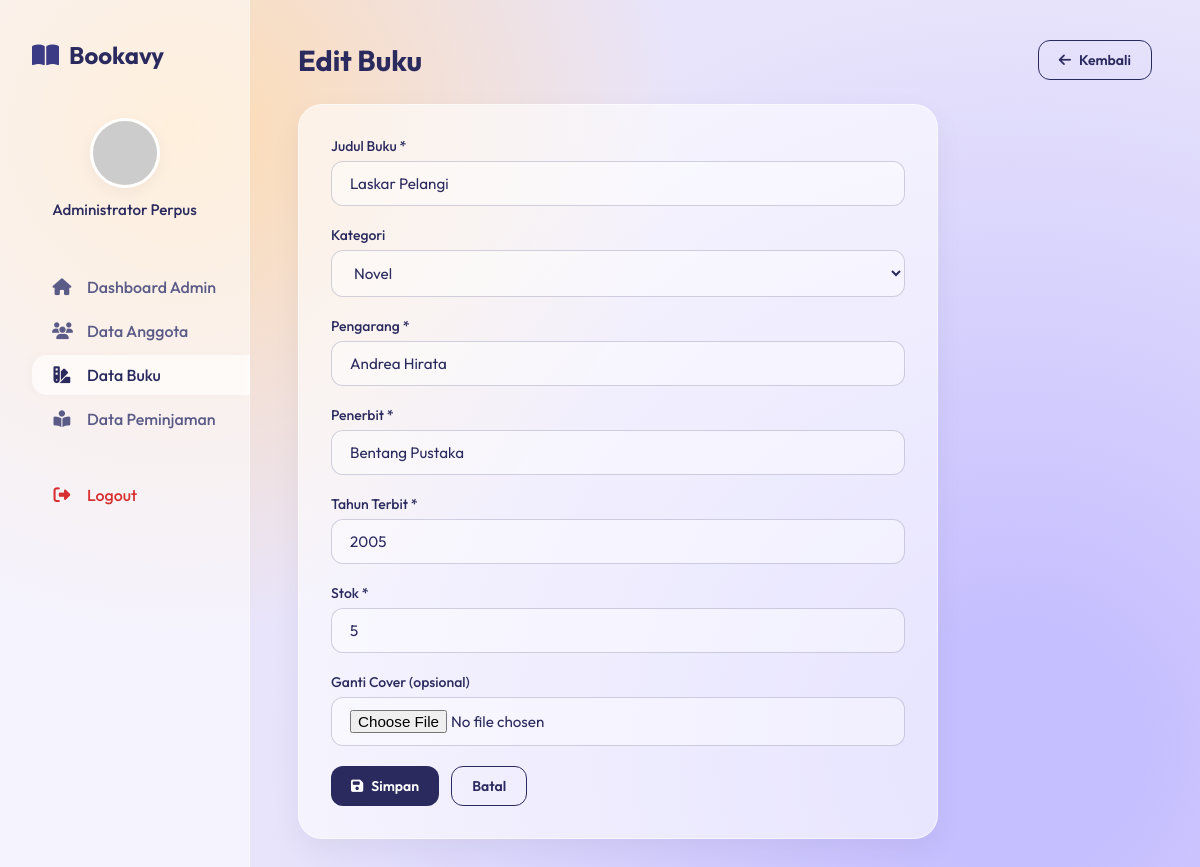
The app's page /?page=buku_edit&id=1 (signed in) with its own data.
### tables this page shows
CREATE TABLE IF NOT EXISTS `buku` (
  `id_buku` INT AUTO_INCREMENT PRIMARY KEY,
  `judul_buku` VARCHAR(255) NOT NULL,
  `kategori` VARCHAR(100) DEFAULT NULL,
  `pengarang` VARCHAR(100) NOT NULL,
  `penerbit` VARCHAR(100) NOT NULL,
  `tahun_terbit` INT NOT NULL,
  `stok` INT NOT NULL,
  `gambar` VARCHAR(255) DEFAULT NULL
);

### auth.php (called while the page is built, shortened)
<?php
function e(mixed $value): string {
    return htmlspecialchars((string)($value ?? ''), ENT_QUOTES, 'UTF-8');
}

### pages/admin/buku_edit.php (the view, shortened to what this page needs)
<?php
$id        = (int)($_GET['id'] ?? 0);
$pdo       = db();
$stmt      = $pdo->prepare('SELECT * FROM buku WHERE id_buku=? LIMIT 1');
$stmt->execute([$id]);
$buku = $stmt->fetch();
include __DIR__ . '/../_layout_head.php';
?>
<div class="toolbar">
    <div>
        <h1 class="page-title" style="margin-bottom:0">Edit Buku</h1>
    </div>
    <a href="?page=admin_buku" class="btn btn-outline"><i class="fa-solid fa-arrow-left"></i> Kembali</a>
</div>
<div class="form-card">
    <form action="?page=buku_update" method="POST" enctype="multipart/form-data">
        <div class="form-group">
            <label class="form-label">Judul Buku *</label>
            <input type="text" name="judul_buku" class="glass-input" value="<?= e($buku['judul_buku']) ?>" required>
        </div>
        <div class="form-group">
            <label class="form-label">Kategori</label>
            <?php
            $kategori_list = ['Novel', 'Komik', 'Romance', 'Horror', 'Fantasy', 'Sci-Fi', 'Misteri', 'Biografi', 'Sejarah', 'Ensiklopedia', 'Motivasi', 'Manajemen'];
            $cur_kat = $buku['kategori'] ?? '';
            ?>
            <select name="kategori" class="glass-input">
                <?php foreach ($kategori_list as $kat): ?>
                    <option value="<?= $kat ?>" <?= $cur_kat === $kat ? 'selected' : '' ?>><?= $kat ?></option>
                <?php endforeach; ?>
            </select>
        </div>
        <div class="form-group">
            <label class="form-label">Pengarang *</label>
            <input type="text" name="pengarang" class="glass-input" value="<?= e($buku['pengarang']) ?>" required>
        </div>
        <div class="form-group">
            <label class="form-label">Penerbit *</label>
            <input type="text" name="penerbit" class="glass-input" value="<?= e($buku['penerbit']) ?>" required>
        </div>
        <div class="form-group">
            <label class="form-label">Tahun Terbit *</label>
            <input type="number" name="tahun_terbit" class="glass-input" value="<?= e($buku['tahun_terbit']) ?>" required>
        </div>
        <div class="form-group">
            <label class="form-label">Stok *</label>
            <input type="number" name="stok" class="glass-input" value="<?= e($buku['stok']) ?>" min="0" required>
        </div>
        <div class="form-group">
            <label class="form-label">Ganti Cover (opsional)</label>
            <input type="file" name="gambar" class="glass-input" accept="image/*">
        </div>
        <div class="form-actions">
            <button type="submit" class="btn btn-primary"><i class="fa-solid fa-save"></i> Simpan</button>
            <a href="?page=admin_buku" class="btn btn-outline">Batal</a>
        </div>
    </form>
</div>
<?php include __DIR__ . '/../_layout_foot.php'; ?>

### style.css (style rules this page uses)
:root { --brand-bg1: #fedcb2; --brand-bg2: #c6bfff; --brand-container: rgba(255, 255, 255, 0.45); --brand-dark: #2a2a5e; --brand-muted: #5b5b88; --brand-light: #8585a9; --brand-purple: #3a3a85; --brand-pink: #fde8e9; --app-gradient: radial-gradient(circle at 15% 15%, var(--brand-bg1) 0%, transparent 40%), radial-gradient(circle at 85% 85%, var(--brand-bg2) 10%, transparent 60%), #e8e4fb; }
*, *::before, *::after { box-sizing: border-box; margin: 0; padding: 0; }
body { font-family: "Outfit", sans-serif; background: var(--app-gradient); background-attachment: fixed; color: var(--brand-dark); min-height: 100vh; }
a { color: inherit; }
.glass-input { width: 100%; background: rgba(255,255,255,0.4); border: 1px solid rgba(42,42,94,0.2); border-radius: 12px; padding: 12px 18px; font-family: inherit; font-size: 0.95rem; color: var(--brand-dark); transition: all .3s ease; outline: none; }
.page-title { font-size: 1.8rem; font-weight: 700; margin-bottom: 8px; }
.btn { display: inline-flex; align-items: center; gap: 8px; padding: 10px 20px; border-radius: 12px; font-family: inherit; font-size: 0.875rem; font-weight: 600; cursor: pointer; border: none; text-decoration: none; transition: all .25s ease; }
.btn-primary { background: var(--brand-dark); color: #fff; }
.btn-outline { background: transparent; border: 1.5px solid var(--brand-dark); color: var(--brand-dark); }
.form-card { background: rgba(255,255,255,0.6); border-radius: 24px; padding: 32px; border: 1px solid rgba(255,255,255,0.5); box-shadow: 0 10px 30px rgba(0,0,0,.05); max-width: 640px; }
.form-group { margin-bottom: 20px; text-align: left; }
.form-label { display: block; margin-bottom: 6px; font-weight: 500; font-size: 0.875rem; color: var(--brand-dark); }
.form-actions { display: flex; gap: 12px; margin-top: 8px; }
.toolbar { display: flex; justify-content: space-between; align-items: center; margin-bottom: 24px; flex-wrap: wrap; gap: 12px; }

### records on screen
buku: judul_buku "Laskar Pelangi", kategori "Novel", pengarang "Andrea Hirata", penerbit "Bentang Pustaka", tahun_terbit "2005", stok "5"

### other values on screen
$userName "Administrator Perpus"
$label "Dashboard Admin Data Anggota Data Buku Data Peminjaman"
